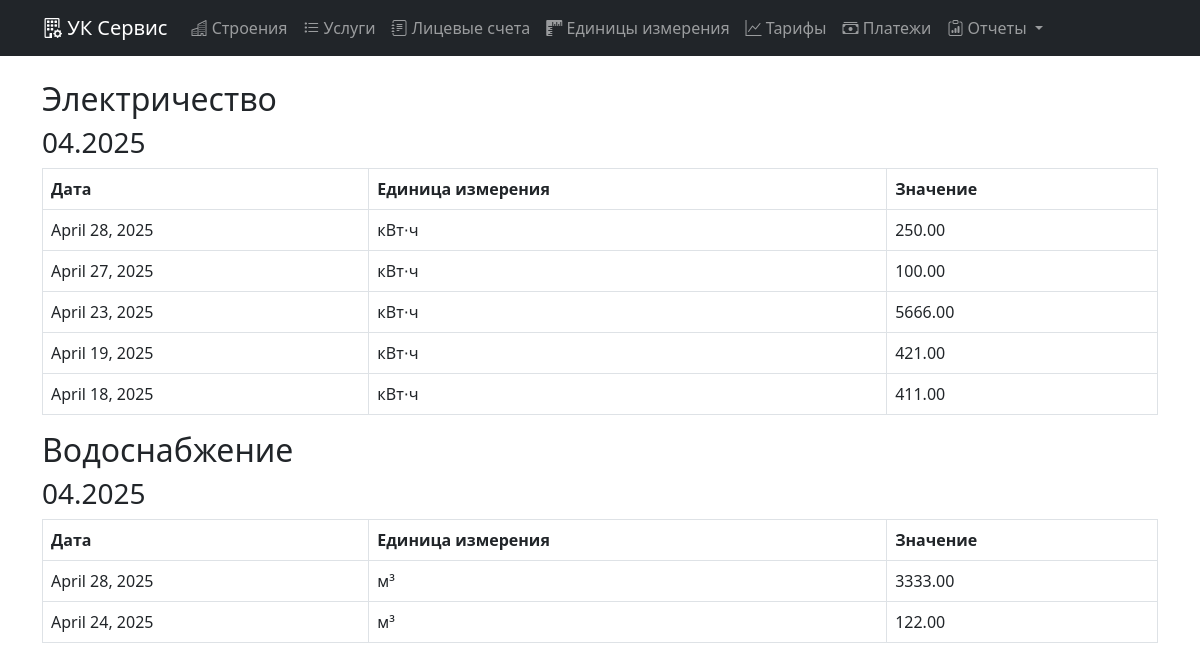
The page /meter_reading_report/ on the database its author committed.
### main/models.py (models this page shows, shortened)
class Service(models.Model):
    SERVICE_TYPES = (
        ('fixed', 'Постоянный'),
        ('variable', 'Переменный'),
    )
    name = models.CharField("Название", max_length=100, unique=True)
    type = models.CharField("Тип", max_length=10, choices=SERVICE_TYPES)
    units = models.ManyToManyField(Unit, blank=True, through='ServiceUnit')

class MeterReading(models.Model):
    account = models.ForeignKey(Account, on_delete=models.CASCADE, related_name='readings')
    service = models.ForeignKey(Service, on_delete=models.CASCADE)
    unit = models.ForeignKey(Unit, on_delete=models.CASCADE)
    value = models.DecimalField("Значение", max_digits=10, decimal_places=2)
    date = models.DateField("Дата показания")
    class Meta:
        unique_together = ('account', 'service', 'date')
        ordering = ['-date']

class Unit(models.Model):
    name = models.CharField("Единица измерения", max_length=20)
    code = models.CharField("Код", max_length=10, unique=True)

### main/views.py (the view, shortened to what this page needs)
# urls.py: path('meter_reading_report/', views.meter_reading_report, name='meter_reading_report'),
def meter_reading_report(request):
    period = request.GET.get('period')
    readings = MeterReading.objects.all()
    if period:
        try:
            year, month = map(int, period.split('-'))
            readings = readings.filter(date__year=year, date__month=month)
        except ValueError:
            return HttpResponse("Некорректный формат периода. Используйте формат YYYY-MM.", status=400)
    report_data = {}
    for reading in readings:
        service_key = reading.service.name
        if service_key not in report_data:
            report_data[service_key] = {}
        period_key = reading.date.strftime("%m.%Y")
        if period_key not in report_data[service_key]:
            report_data[service_key][period_key] = []
        report_data[service_key][period_key].append(reading)
    context = {
        'report_data': report_data,
    }
    return render(request, 'reports/meter_reading_report.html', context)

### templates/reports/meter_reading_report.html
{% extends 'base.html' %}
{% block content %}
  {% if report_data %}
    {% for service, periods in report_data.items %}
      <h2>{{ service }}</h2>
      {% for period, readings in periods.items %}
        <h3>{{ period }}</h3>
        <table class="table table-bordered">
          <tr>
            <th>Дата</th>
            <th>Единица измерения</th>
            <th>Значение</th>
          </tr>
          {% for reading in readings %}
            <tr>
              <td>{{ reading.date }}</td>
              <td>{{ reading.unit.name }}</td>
              <td>{{ reading.value }}</td>
            </tr>
          {% endfor %}
        </table>
      {% endfor %}
    {% endfor %}
  {% else %}
    <p>Нет данных для выбранного периода.</p>
  {% endif %}
{% endblock %}

### templates/base.html (shortened to what this page needs)
<!DOCTYPE html>
<html>
<head>
    <link href="https://cdn.jsdelivr.net/npm/bootstrap@5.1.3/dist/css/bootstrap.min.css" rel="stylesheet">
    <link rel="stylesheet" href="https://cdn.jsdelivr.net/npm/bootstrap-icons@1.11.1/font/bootstrap-icons.css">
</head>
<body>
    <nav class="navbar navbar-expand-lg navbar-dark bg-dark">
        <div class="container">
            <a class="navbar-brand" href="#">
                <i class="bi bi-building-gear"></i> УК Сервис
            </a>
            <div class="collapse navbar-collapse">
                <ul class="navbar-nav me-auto">
                    <li class="nav-item">
                        <a class="nav-link" href="{% url 'building_list' %}">
                            <i class="bi bi-buildings"></i> Строения
                        </a>
                    </li>
                    <li class="nav-item">
                        <a class="nav-link" href="{% url 'service_list' %}">
                            <i class="bi bi-list-task"></i> Услуги
                        </a>
                    </li>
                    <li class="nav-item">
                        <a class="nav-link" href="{% url 'account_list' %}">
                            <i class="bi bi-journal-text"></i> Лицевые счета
                        </a>
                    </li>
                    <li class="nav-item">
                        <a class="nav-link" href="{% url 'unit_list' %}">
                            <i class="bi bi-rulers"></i> Единицы измерения
                        </a>
                    </li>
                    <li class="nav-item">
                        <a class="nav-link" href="{% url 'tariff_list' %}">
                            <i class="bi bi-graph-up"></i> Тарифы
                        </a>
                    </li>
                    <li class="nav-item">
                        <a class="nav-link" href="{% url 'payment_list' %}">
                            <i class="bi bi-cash-stack"></i> Платежи
                        </a>
                    </li>
                    <li class="nav-item dropdown">
                        <a class="nav-link dropdown-toggle" href="#" id="navbarDropdown" role="button" data-bs-toggle="dropdown" aria-expanded="false">
                            <i class="bi bi-clipboard-data"></i> Отчеты
                        </a>
                    </li>
                </ul>
            </div>
        </div>
    </nav>
    <div class="container mt-4">
        {% block content %}{% endblock %}
    </div>
</body>
</html>

### rows shown on the page
Service: report_data "Электричество"
MeterReading: period "04.2025", date "April 28, 2025", unit.name "кВт⋅ч", value "250.00"
MeterReading: date "April 27, 2025", unit.name "кВт⋅ч", value "100.00"
MeterReading: date "April 23, 2025", unit.name "кВт⋅ч", value "5666.00"
MeterReading: date "April 19, 2025", unit.name "кВт⋅ч", value "421.00"
MeterReading: date "April 18, 2025", unit.name "кВт⋅ч", value "411.00"
Service: report_data "Водоснабжение"
MeterReading: period "04.2025", date "April 28, 2025", unit.name "м³", value "3333.00"
MeterReading: date "April 24, 2025", unit.name "м³", value "122.00"
